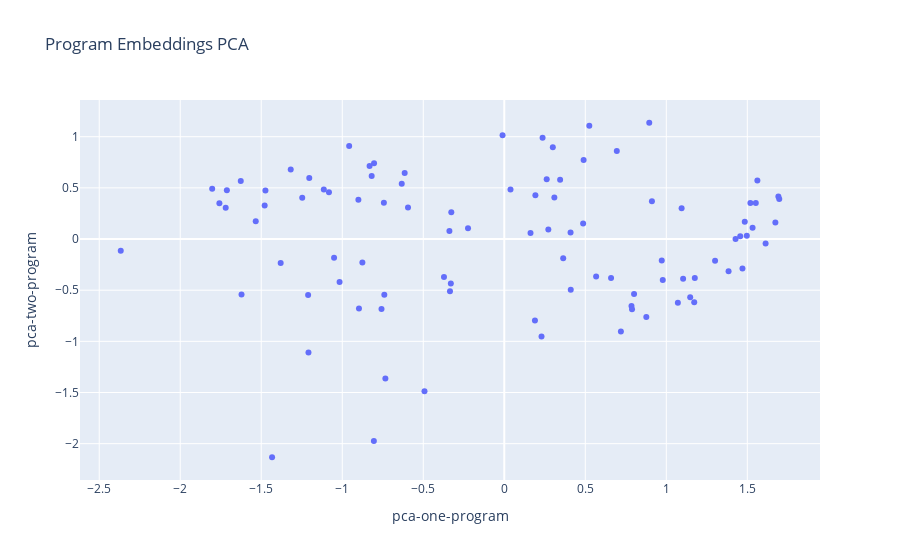

Notebook code cell kept with this figure:
### Markdown cell above
# Visualize Program Embeddings using PCA

### Code cell
pca = PCA(n_components=2)
program_pca_result = pca.fit_transform(program_embeddings)
program_df['pca-one-program'] = program_pca_result[:, 0]
program_df['pca-two-program'] = program_pca_result[:, 1]

# Plot the program embeddings
fig = px.scatter(
    program_df,
    x='pca-one-program',
    y='pca-two-program',
    hover_data=['title'],
    title='Program Embeddings PCA'
)
fig.show()

### Figure 1 — Plotly figure (JSON) as saved in the notebook; plotly's stock layout.template omitted (floating-point values rounded to 4 significant figures)
{"data": [{"customdata": [["Programme court de 2<sup>e</sup> cycle en génie de l'environnement"], ["Programme court de 2<sup>e</sup> cycle en génie de la production automatisée : intégration et automatisation des systèmes"], ["Programme court de 2<sup>e</sup> cycle en gestion de l’innovation"], ["DESS en projets internationaux et ingénierie globale"], ["Baccalauréat en informatique distribuée"], ["Maîtrise en conception et gestion de projets d’ingénierie canadiens"], ["Baccalauréat en génie électrique"], ["Programme court de 2<sup>e</sup> cycle en gestion de projets d'ingénierie"], ["Année préparatoire"], ["Maîtrise en génie électrique"], ["Programme court de 2<sup>e</sup> cycle en affaires juridiques pour l'ingénieur"], ["Baccalauréat en design d'expérience utilisateur (UX)"], ["Programme court de 2<sup>e</sup> cycle en efficacité énergétique"], ["Programme court de 2<sup>e</sup> cycle en modélisation des données du bâtiment (BIM)"], ["Programme court de 2<sup>e</sup> cycle en technologies de l'information"], ["Programme court de 2<sup>e</sup>&nbsp;cycle en génie électrique&nbsp;: commande industrielle"], ["Maîtrise en gestion de l’innovation"], ["Programme court en télécommunications"], ["DESS en génie électrique"], ["Programme court de 2<sup>e</sup> cycle en exploitation des énergies renouvelables"], ["Programme court de 2<sup>e</sup> cycle en génie de la construction : gestion des coûts et du temps"], ["Programme court de 2<sup>e</sup> cycle en génie mécanique"], ["Programme court de 2<sup>e</sup> cycle en gestion de projets internationaux"], ["Programme court en planification et gestion de la maintenance"], ["Maîtrise en génie logiciel"], ["Maîtrise en gestion de projets d'ingénierie"], ["DESS en technologies de la santé"], ["Certificat en gestion de la construction"], ["DESS en génie de la construction : projets de conception et réhabilitation"], ["DESS en génie de l'environnement"], ["Certificat en production industrielle"], ["Programme court en économie et estimation des projets de construction"], ["Baccalauréat en génie des opérations et de la logistique"], ["DESS en gestion de projets d'ingénierie"], ["Certificat en gestion immobilière"], ["Baccalauréat en génie logiciel"], ["Programme court en amélioration continue"], ["Maîtrise en génie des risques en santé et sécurité du travail"], ["Programme court en gestion industrielle"], ["Programme court de 2<sup>e</sup> cycle en faisabilité de projets internationaux"], ["Programme court de 2<sup>e</sup> cycle en génie de la production automatisée&nbsp; : systèmes intelligents"], ["Programme court de 2<sup>e</sup> cycle en génie électrique"], ["Programme court de 2<sup>e</sup> cycle en génie électrique : modélisation et traitement de l'information"], ["Programme court de 2<sup>e</sup> cycle en gestion des infrastructures urbaines"], ["Programme court de 2<sup>e</sup> cycle en santé et sécurité du travail sur les chantiers de construction"], ["Programme court de 2<sup>e</sup> cycle en réseaux de télécommunications"], ["Maîtrise en génie des réseaux de télécommunications"], ["Programme court de 2<sup>e</sup> cycle en technologies de la santé"], ["Programme court en gestion immobilière"], ["Programme court en optimisation de la productivité"], ["DESS en génie logiciel"], ["Maîtrise en génie, projets internationaux et ingénierie globale"], ["Maîtrise en génie de l'environnement"], ["DESS en BIM et innovations numériques"], ["Microprogramme de 2<sup>e</sup> cycle en ingénierie créative"], ["DESS en réseaux de télécommunications"], ["Certificat en économie et estimation des projets de construction"], ["DESS en gestion des infrastructures urbaines"], ["Maîtrise en génie de la construction"], ["Baccalauréat en génie des technologies de l'information"], ["DESS en génie de la production automatisée : systèmes intelligents"], ["Maîtrise en gestion des infrastructures urbaines"], ["Maîtrise en génie de la production automatisée"], ["DESS en entreprise numérique"], ["Maîtrise en génie, énergies renouvelables et efficacité énergétique"], ["DESS en génie mécanique"], ["DESS en gestion de l’innovation"], ["Cheminement universitaire en technologie"], ["DESS en technologies de l'information"], ["Baccalauréat en génie mécanique"], ["Maîtrise en génie des technologies de l’information"], ["Maîtrise en génie mécanique"], ["DESS en génie de la construction : gestion de projets de construction"], ["Microprogramme de 2<sup>e</sup> cycle en innovation en chirurgie"], ["Maîtrise en génie des technologies de la santé"], ["Certificat en gestion et assurance de la qualité"], ["DESS en énergies renouvelables et efficacité énergétique"], ["Baccalauréat en génie aérospatial"], ["Microprogramme de 2<sup>e</sup> cycle en entrepreneuriat scientifique et technologique"], ["Programme court de 2<sup>e</sup> cycle en entreprise numérique"], ["Programme court de 2<sup>e</sup> cycle en génie de la construction : gestion réglementaire"], ["Programme court de 2<sup>e</sup> cycle en génie de la construction&nbsp;: hydraulique environnementale"], ["Programme court de 2<sup>e</sup> cycle en génie électrique&nbsp;: télécommunications et microélectronique"], ["Maîtrise en génie aérospatial"], ["Baccalauréat en génie de la construction"], ["Baccalauréat en génie de la production automatisée"], ["Certificat en télécommunications"], ["Doctorat en génie"], ["Maîtrise en génie, concentration personnalisée"], ["DESS en génie des risques de santé et sécurité du travail"], ["DESS en génie de la production automatisée : intégration et automatisation des systèmes"], ["Programme court de 2<sup>e</sup> cycle en génie de la construction&nbsp;: projets de réhabilitation"], ["Programme court de 2<sup>e</sup> cycle en ingénierie financière"], ["Programme court de 2<sup>e</sup> cycle en génie des risques de santé et sécurité du travail"]], "hovertemplate": "pca-one-program=%{x}<br>pca-two-program=%{y}<br>title=%{customdata[0]}<extra></extra>", "legendgroup": "", "marker": {"color": "#636efa", "symbol": "circle"}, "mode": "markers", "name": "", "orientation": "v", "showlegend": false, "type": "scatter", "x": [0.972, 1.697, 0.8767, 0.4867, -0.2238, 0.1921, -1.247, 1.384, -1.622, -1.758, 1.104, 0.3091, 1.172, 1.497, 0.7852, 1.552, -1.38, -1.433, -1.534, 0.9782, 1.533, 0.5668, 1.176, 0.2299, -1.474, -0.327, -0.8757, -0.7403, 0.2618, -0.6328, -0.7578, 0.4103, 0.2364, 0.162, -0.3721, -1.114, -0.8049, 0.4896, -0.4925, 1.47, 1.519, 0.6591, 1.692, 1.147, 1.301, 0.7198, -0.7431, 0.8011, -0.7338, 0.1892, -1.479, 0.2996, -0.8038, -0.3386, 0.9112, -0.8968, 0.409, -0.3298, -1.626, -0.6148, 0.5248, -0.5942, -0.9574, -1.05, 0.6945, -1.719, -1.211, 0.3637, -1.016, -1.204, -0.8314, -1.803, 0.03838, 1.094, -0.8184, -0.3351, 0.272, -1.318, 1.562, 0.7885, 1.456, 1.673, 1.484, -1.712, -1.082, -0.01061, -1.208, -2.367, -0.9004, 0.3446, 0.8948, 1.428, 1.071, 1.613], "xaxis": "x", "y": [-0.2093, 0.3906, -0.7608, 0.1524, 0.1043, 0.4286, 0.4039, -0.3156, -0.5423, 0.3497, -0.3871, 0.4067, -0.6188, 0.03298, -0.6544, 0.3528, -0.2334, -2.133, 0.1729, -0.4004, 0.1097, -0.3655, -0.3811, -0.9529, 0.4732, 0.2625, -0.2286, -0.5455, 0.5846, 0.5399, -0.6839, -0.4955, 0.9904, 0.05986, -0.3715, 0.4851, -1.974, 0.7727, -1.487, -0.2872, 0.3518, -0.3809, 0.4155, -0.569, -0.2119, -0.9026, 0.3553, -0.5377, -1.362, -0.7955, 0.3286, 0.8978, 0.7401, 0.07867, 0.3694, -0.6779, 0.06367, -0.4339, 0.5667, 0.6459, 1.107, 0.3091, 0.9101, -0.184, 0.8608, 0.3046, -0.5473, -0.1877, -0.4207, 0.5973, 0.7126, 0.4925, 0.4845, 0.3019, 0.6159, -0.5101, 0.09201, 0.679, 0.5715, -0.6864, 0.02785, 0.1608, 0.168, 0.4757, 0.4581, 1.013, -1.11, -0.1138, 0.3832, 0.5792, 1.136, -0.0008406, -0.6224, -0.04477], "yaxis": "y"}], "layout": {"legend": {"tracegroupgap": 0}, "title": {"text": "Program Embeddings PCA"}, "xaxis": {"anchor": "y", "domain": [0, 1], "title": {"text": "pca-one-program"}}, "yaxis": {"anchor": "x", "domain": [0, 1], "title": {"text": "pca-two-program"}}}}
